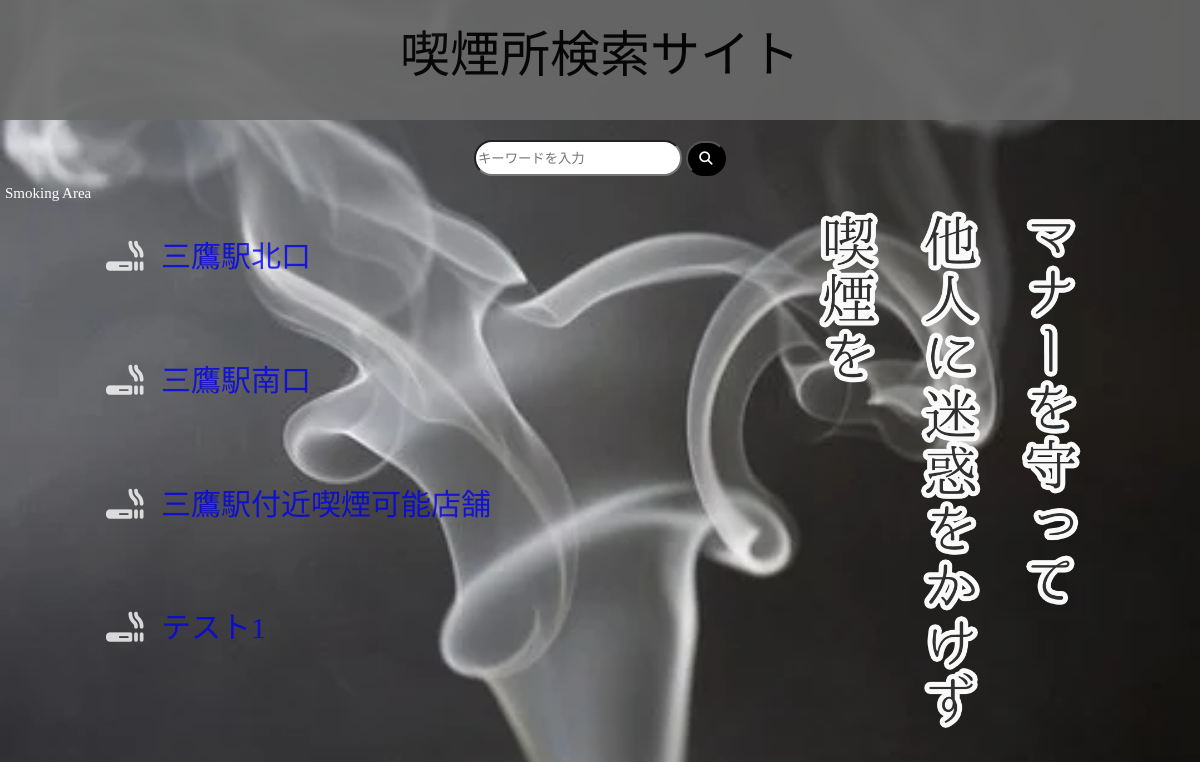
Page /after-auth-top on the earlier database version.
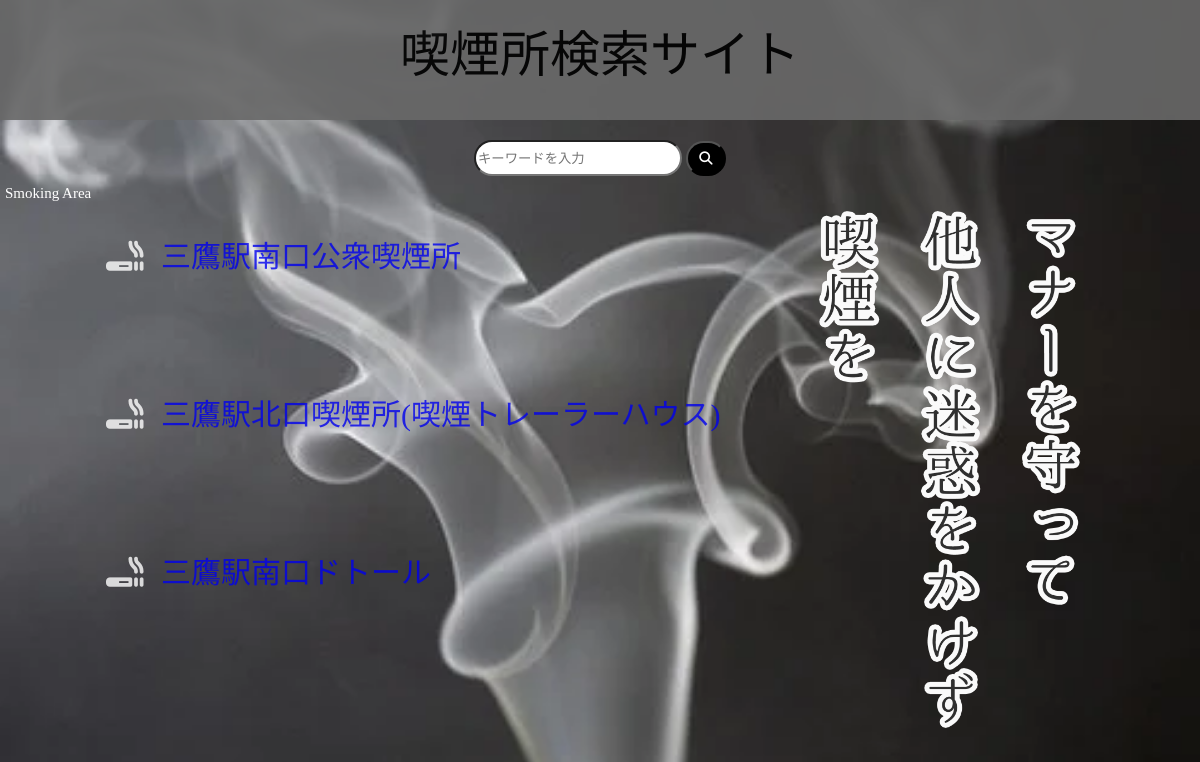
Same page on the later database version.
### smokingpost/models.py (models this page shows)
class SmokingAreaModel(models.Model):
    name=models.CharField(max_length=100)
    address=models.CharField(max_length=100)
    attention=models.TextField()
    start_usage_time=models.TimeField()
    end_usage_time=models.TimeField()
    postdate=models.DateField(auto_now_add=True)

### smokingpost/views.py (the view)
# urls.py: path('after-auth-top', after_auth_top_view, name='after_auth_top'),
def after_auth_top_view(request):
    smoking_area_list = SmokingAreaModel.objects.order_by("-postdate")
    keyword = request.GET.get('keyword')
    response = render(request, 'top.html',{'smoking_area_list':smoking_area_list})
    response.set_cookie('age_auth_token', '98128322887')
    if keyword:
        smoking_area_list = smoking_area_list.filter(
            Q(name__icontains=keyword)
        )
        messages.success(request, '「{}」の検索結果'.format(keyword))
    return response

### templates/top.html (shortened to what this page needs)
{% extends 'base.html' %}
{% load static %}
{% block header %}
<link rel='stylesheet' type="text/css" href="{% static 'style.css' %}">
{% endblock header %}
{% block content %}
    <section class="container">
    <header>
        <div class="title">
            <h1>喫煙所検索サイト</h1>
        </div>
    </header>
    <body>
        <div class="search">
            <form method="GET" action="{% url 'top' %}">
                <input type="text"  id="text2" name="keyword" placeholder="キーワードを入力" >
                <button type="submit" id="submit2"><i class="fas fa-search"></i></button>
            </form>
        </div>
            <div class ="top-wrapper">
                <div class="smal-title">
                    <p>Smoking Area</p>
                </div>
                <div class="main-contents">
                    <div class="list">
                        <ul>
                            {% for item in smoking_area_list %}
                                <li><i class="fas fa-smoking"></i>
                                    <a href="{% url 'detail' item.pk %}">{{ item.name }}</a></li>
                            {% endfor %}
                        </ul>
                    </div>
                    <img src="{% static 'manner.png' %}" alt="格言" width=300>
                </div>
            </div>
    </body>
    </section>
{% endblock content %}

### templates/base.html (shortened to what this page needs)
<!doctype html>
<html lang="ja">
  {% load static %}
  <head>
{% block header %}
{% endblock header %}
  </head>
  <body>
{% block content %}
{% endblock content %}
  </body>
</html>

### static/style.css (style rules this page uses)
html, body, div, span, applet, object, iframe, h1, h2, h3, h4, h5, h6, p, blockquote, pre, a, abbr, acronym, address, big, cite, code, del, dfn, em, img, ins, kbd, q, s, samp, small, strike, strong, sub, sup, tt, var, b, u, i, center, dl, dt, dd, ol, ul, li, fieldset, form, label, legend, table, caption, tbody, tfoot, thead, tr, th, td, article, aside, canvas, details, embed, figure, figcaption, footer, header, hgroup, menu, nav, output, ruby, section, summary, time, mark, audio, video { margin: 0; padding: 0; border: 0; font-size: 100%; font: inherit; vertical-align: baseline; }
article, aside, details, figcaption, figure, footer, header, hgroup, menu, nav, section { display: block; }
body { line-height: 1; }
ol, ul { list-style: none; }
a { text-decoration: none; }
.title { color: black; width: 100%; height: 120px; background-color: dimgrey; opacity: 0.9; }
.title h1 { font-size: 50px; text-align: center; font-family: serif; padding-top: 30px; }
.search { text-align: center; margin-top: 20px; position: relative; }
#text2 { width: 200px; height: 30px; border-radius: 25px; }
#submit2 { background-color:black; border-radius: 25px; height: 35px; width: 40px; color: white; }
body { background-image: url("/static/smoke_image.jpg"); background-size: 100%; background-repeat: no-repeat; }
.smal-title { padding-top: 10px; padding-left: 5px; font-family: fantasy; font-size: 15px; color: white; }
.main-contents { display: flex; justify-content: space-between; margin-top: 80px; margin: 0 8%; }
.fa-smoking { margin-right: 10px; }
.list { height: 500px; overflow: scroll; }
.list ul { color: white; font-size: 30px; margin-left: 10px; text-decoration-line: none; }
.list li { opacity: 0.8; }
.list ul li { margin-bottom: 15%; padding-top: 40px; height: 20px; padding-right: 40px; }

Differences in the rows shown:
removed SmokingAreaModel: name "三鷹駅北口"
changed SmokingAreaModel: name "三鷹駅南口" → "三鷹駅南口公衆喫煙所"
changed SmokingAreaModel: name "三鷹駅付近喫煙可能店舗" → "三鷹駅北口喫煙所(喫煙トレーラーハウス)"
changed SmokingAreaModel: name "テスト1" → "三鷹駅南口ドトール"
